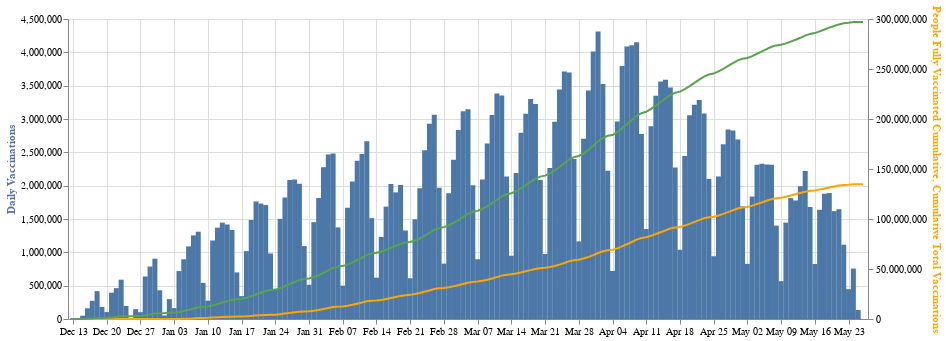

The cell this chart's notebook holds for it:
### Markdown cell above
New vaccinations per day (blue) with the cumulative total number of vaccinations (dose one and two, if applicable).

### Code cell
alt.layer(vacc_perday_chart, (vacc_fully_chart + vacc_cumulative_chart)).resolve_scale(
    y = 'independent'
)

### Figure 1 — Vega-Lite specification as saved in the notebook (floating-point values rounded to 4 significant figures; data arrays with more than 128 entries replaced by an {"elided": "..."} marker saying what was removed)
{"config": {"view": {"continuousWidth": 400, "continuousHeight": 300}}, "layer": [{"mark": "bar", "encoding": {"x": {"type": "temporal", "axis": {"title": null}, "field": "Date"}, "y": {"type": "quantitative", "axis": {"title": "Daily Vaccinations", "titleColor": "#5276A7"}, "field": "Total Doses Administered Daily"}}, "width": 800}, {"layer": [{"mark": "line", "encoding": {"color": {"value": "orange"}, "x": {"type": "temporal", "axis": {"title": null}, "field": "Date"}, "y": {"type": "quantitative", "axis": {"title": "People Fully Vaccinated Cumulative", "titleColor": "orange"}, "field": "People Fully Vaccinated Cumulative"}}, "width": 800}, {"mark": "line", "encoding": {"color": {"value": "#57A44C"}, "x": {"type": "temporal", "axis": {"title": null}, "field": "Date"}, "y": {"type": "quantitative", "axis": {"title": "Cumulative Total Vaccinations", "titleColor": "#57A44C"}, "field": "Total Doses Administered Cumulative"}}, "width": 800}]}], "data": {"name": "data-2c394eea7850c24af5704475c8c20d24"}, "resolve": {"scale": {"y": "independent"}}, "$schema": "https://vega.github.io/schema/vega-lite/v4.8.1.json", "datasets": {"data-2c394eea7850c24af5704475c8c20d24": {"elided": "165 records"}}}
